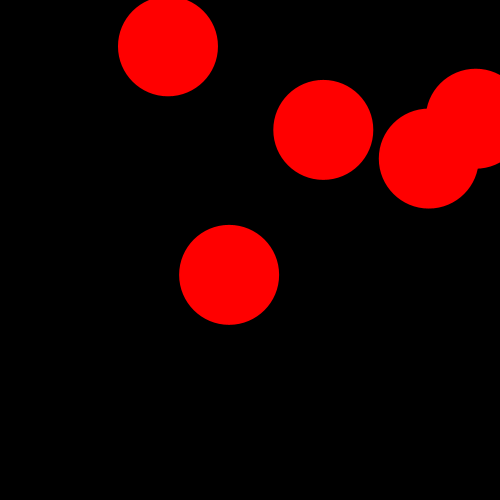
Frame 1 (no input)
Frame 60 (the mouse pressed at the canvas centre just before this capture): identical to frame 1, image omitted
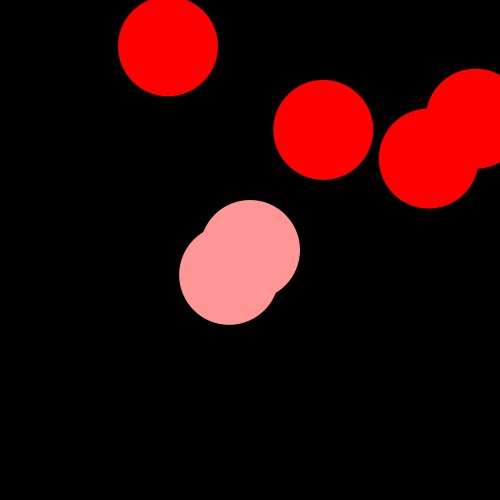
Frame 120 (the mouse held since frame 60 and released just before this capture)

The Processing sketch that drew these frames (run headless with seeded random() and noise(); from frame 60 on, the mouse is pressed at the canvas centre):

// Processing sketch: circles
// ── circles.pde
CircleGroup myCircles;

void setup() {
  size(500,500);
  smooth();
  myCircles = new CircleGroup(5);
  
}

void draw() {
  background(0);
  myCircles.display();
}

void mousePressed(){
  myCircles.addCircle();
}

// ── Circle.pde
class Circle { //name
  // attr
  color darkRed;
  color lightRed;
  float x;
  float y;
  float w;
  float mouseDist;
  
  // constr
  Circle(float x_, float y_) {
    darkRed = color(255,0,0);
    lightRed = color(255,150,150);
    x = x_; // tempX
    y = y_; // tempY
    w = 100;
  }
  
  //methods
  
  void detect() {
    mouseDist = dist(x,y,mouseX,mouseY);
  }
  
  void display() {
    if (mouseDist < w/2) {
      fill(lightRed);
    } else {
      fill(darkRed);
    }
    noStroke();
    ellipse(x,y,w,w);
  }
  
}

// ── CircleGroup.pde
class CircleGroup { // name
  //attr
  Circle[] myCircles;
  int numOfCircles;
  
  //constr
  CircleGroup(int numOfCircles_) {
    numOfCircles = numOfCircles_;
    myCircles = new Circle[numOfCircles];
    for (int i = 0; i < myCircles.length; i++) {
      myCircles[i] = new Circle(random(width),random(height));
    }
  }
  
  //methods
  void display() {
    for (int i = 0; i < myCircles.length; i++) {
      myCircles[i].detect();
      myCircles[i].display();
    }
  }
  
  void addCircle() {
    Circle newCircle = new Circle(mouseX,mouseY);
    myCircles = (Circle[]) append(myCircles, newCircle);
  }
}
